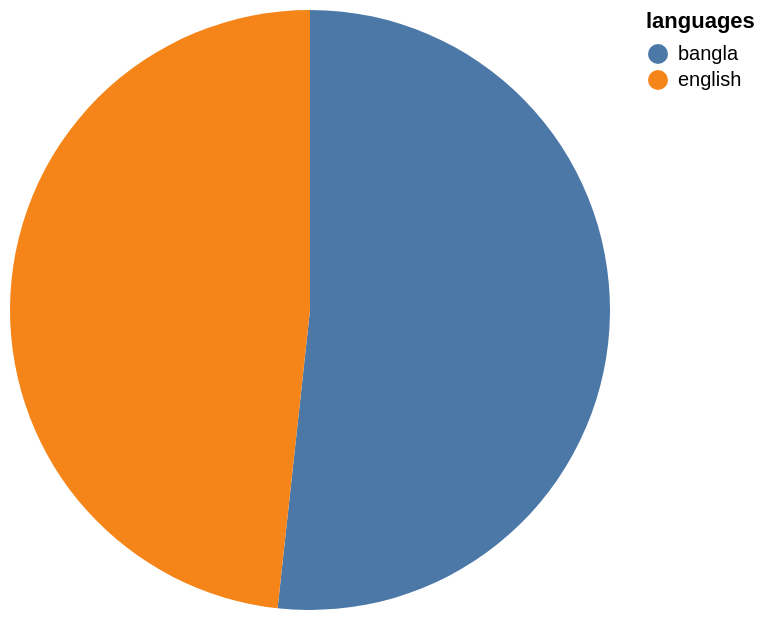

Write a Vega-Lite specification for this figure.
### Vega-Lite specification from a JSON file in a GitHub repository (floating-point values rounded to 4 significant figures)
{"data": {"values": [{"x_data": "bangla", "y_data": 7.5}, {"x_data": "english", "y_data": 7}]}, "mark": "arc", "encoding": {"theta": {"field": "y_data", "type": "quantitative", "title": "avg(rating)"}, "color": {"field": "x_data", "type": "nominal", "title": "languages"}}}
